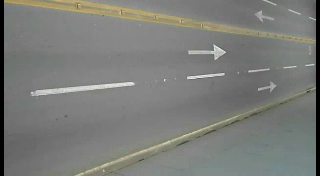
//> input picture frame 37 of images/video.avi, 320 x 176 px
$ ./main086   (built with g++ and OpenCV 4)
//> lines starting //> are read from the running program, lines starting //| are printed output that depends on the picture
/*
视频分析 – 稠密光流分析

光流跟踪方法分为稠密光流跟踪与稀疏光流跟踪算法，KLT是稀疏光流跟踪算法，前面我们已经介绍过了，OpenCV还支持稠密光流的移动对象跟踪方法，
OpenCV中支持的稠密光流算法是由Gunner Farneback在2003年提出来的，它是基于前后两帧所有像素点的移动估算算法，其效果要比稀疏光流算法更好，相关的API如下：
void cv::calcOpticalFlowFarneback(
	InputArray 	prev,
	InputArray 	next,
	InputOutputArray 	flow,
	double 	pyr_scale,
	int 	levels,
	int 	winsize,
	int 	iterations,
	int 	poly_n,
	double 	poly_sigma,
	int 	flags
)
prev 前一帧
next 后一帧
flow 光流，计算得到的移动能量场
pyr_scale 金字塔放缩比率
levels 金字塔层级数目
winsize 表示窗口大小
iterations 表示迭代次数
poly_n 表示光流生成时候，对邻域像素的多项式展开，n越大越模糊越稳定
poly_sigma 表示光流多项式展开时候用的高斯系数，n越大，sigma应该适当增加
flags有两个OPTFLOW_USE_INITIAL_FLOW表示使用盒子模糊进行初始化光流
OPTFLOW_FARNEBACK_GAUSSIAN表示使用高斯窗口

PS:这个月每周五的时候事情比较多，延时送上！请大家原谅！
*/

#include <opencv2/opencv.hpp>
#include <iostream>

using namespace cv;
using namespace std;
int main(int argc, char** argv) {
	VideoCapture capture("../images/video.avi");

	Mat preFrame, preGray;
	capture.read(preFrame);
//> preFrame is the input picture: 176 rows x 320 cols, CV_8UC3; mean B, G, R 121, 124.5, 123.3
	cvtColor(preFrame, preGray, COLOR_BGR2GRAY);
	Mat hsv = Mat::zeros(preFrame.size(), preFrame.type());
	Mat frame, gray;
	Mat_<Point2f> flow;
	vector<Mat> mv;
	split(hsv, mv);
	Mat mag = Mat::zeros(hsv.size(), CV_32FC1);
	Mat ang = Mat::zeros(hsv.size(), CV_32FC1);
	Mat xpts = Mat::zeros(hsv.size(), CV_32FC1);
	Mat ypts = Mat::zeros(hsv.size(), CV_32FC1);
	while (true) {
		bool ret = capture.read(frame);
		if (!ret) break;
		imshow("frame", frame);
		cvtColor(frame, gray, COLOR_BGR2GRAY);
		calcOpticalFlowFarneback(preGray, gray, flow, 0.5, 3, 15, 3, 5, 1.2, 0);
		for (int row = 0; row < flow.rows; row++)
		{
			for (int col = 0; col < flow.cols; col++)
			{
				const Point2f& flow_xy = flow.at<Point2f>(row, col);
				xpts.at<float>(row, col) = flow_xy.x;
				ypts.at<float>(row, col) = flow_xy.y;
			}
		}
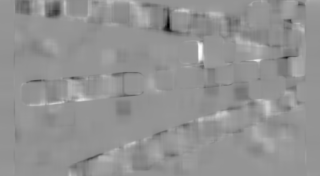
//> xpts: 176 rows x 320 cols, CV_32FC1; min -0.577, max 0.416, mean -0.00481; drawn with min black and max white
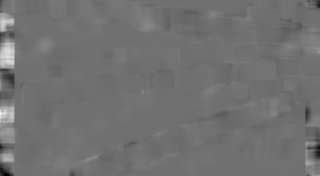
//> ypts: 176 rows x 320 cols, CV_32FC1; min -0.552, max 0.697, mean 0.0041; drawn with min black and max white
		cartToPolar(xpts, ypts, mag, ang);
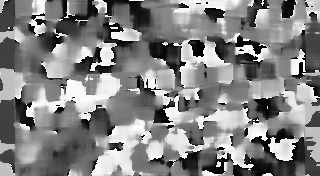
//> ang: 176 rows x 320 cols, CV_32FC1; min 3.77e-05, max 6.28, mean 3.24; drawn with min black and max white
		ang = ang * 180.0 / CV_PI / 2.0;
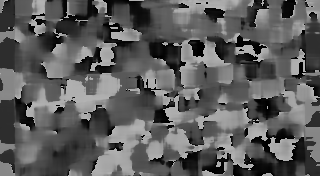
//> ang: 176 rows x 320 cols, CV_32FC1; min 0.00108, max 180, mean 92.7
		normalize(mag, mag, 0, 255, NORM_MINMAX);
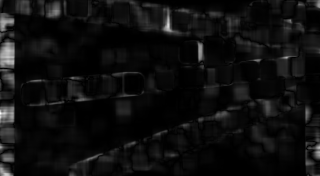
//> mag: 176 rows x 320 cols, CV_32FC1; min 0, max 255, mean 15
		convertScaleAbs(mag, mag);
//> mag: 176 rows x 320 cols, CV_8UC1
		convertScaleAbs(ang, ang);
//> ang: 176 rows x 320 cols, CV_8UC1
		mv[0] = ang;
//> mv[1]: 176 rows x 320 cols, CV_8UC1; every value is 0
		mv[1] = Scalar(255);
//> mv[1]: 176 rows x 320 cols, CV_8UC1; every value is 255
		mv[2] = mag;
		merge(mv, hsv);
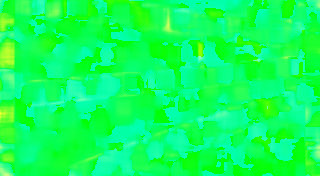
//> hsv: 176 rows x 320 cols, CV_8UC3; mean B, G, R 92.7, 255, 15
		Mat bgr;
		cvtColor(hsv, bgr, COLOR_HSV2BGR);
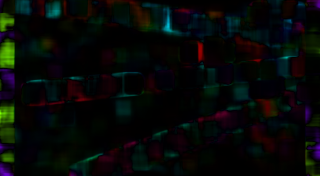
//> bgr: 176 rows x 320 cols, CV_8UC3; mean B, G, R 7.2, 8.8, 6.4
		imshow("result", bgr);
		int ch = waitKey(5);
//> the Esc key is pressed
		if (ch == 27) {
			break;
		}
	}
	waitKey(0);
	destroyAllWindows();

	return 0;
}

$ run again, starting later in the video
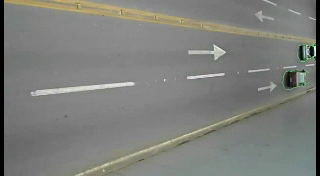
//> input picture frame 168 of images/video.avi, 320 x 176 px
//> preFrame is the input picture: 176 rows x 320 cols, CV_8UC3; mean B, G, R 122.7, 126.8, 125.5
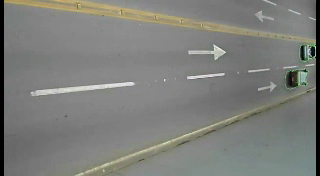
//> input picture frame 169 of images/video.avi, 320 x 176 px
//> frame is the input picture: 176 rows x 320 cols, CV_8UC3; mean B, G, R 122.8, 126.8, 125.6
//> `cvtColor(hsv, bgr, COLOR_HSV2BGR);`:
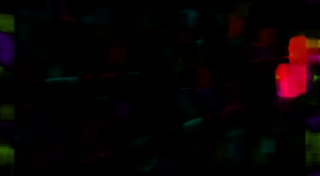
//> bgr: 176 rows x 320 cols, CV_8UC3; mean B, G, R 2.6, 2.3, 7.7

$ run again, starting later in the video
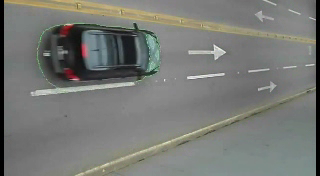
//> input picture frame 299 of images/video.avi, 320 x 176 px
//> preFrame is the input picture: 176 rows x 320 cols, CV_8UC3; mean B, G, R 117.1, 121.2, 119.4
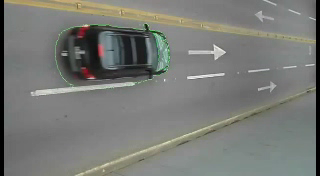
//> input picture frame 300 of images/video.avi, 320 x 176 px
//> frame is the input picture: 176 rows x 320 cols, CV_8UC3; mean B, G, R 118, 122.4, 120.7
//> `cvtColor(hsv, bgr, COLOR_HSV2BGR);`:
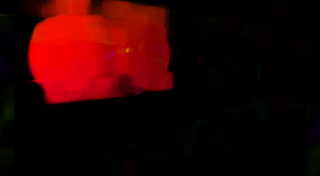
//> bgr: 176 rows x 320 cols, CV_8UC3; mean B, G, R 1.6, 2.2, 41.2
